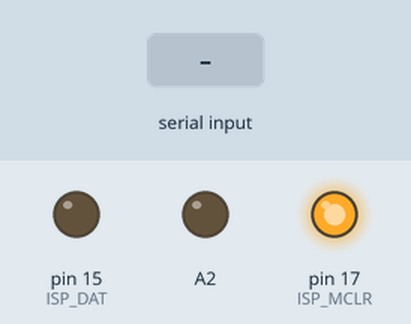
Bench run of a sketch on a simulated Arduino Uno, built with avr-gcc and run on an emulated ATmega328P. Shown: output pins drawn as LEDs (lit = HIGH). The inputs (shaded band) are chosen by the test bench. Pins used as bus, display or sensor lines are not drawn; what the sketch prints to the serial monitor is not drawn.

Above: at 1.7 s.
1.8 s: "1" received over Serial
At 3.4 s:
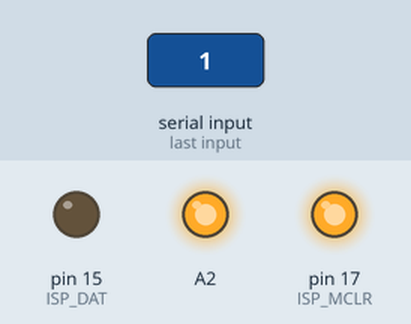
4.0 s: "w" received over Serial
At 4.7 s:
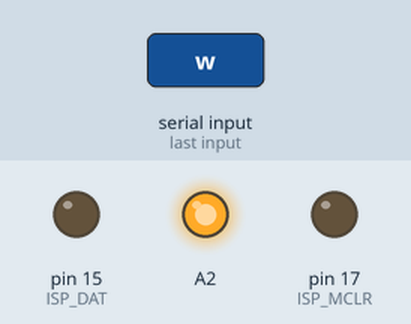
Timing chart, 0 to 7.0 s (numbered marks = the images above; inputs shaded):
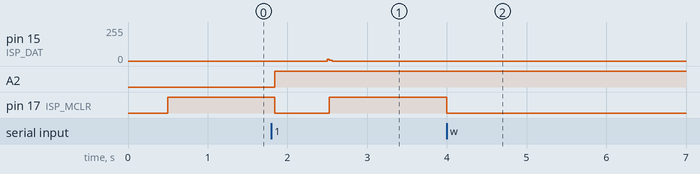

The sketch:

arduino_pic_programmer.ino
```cpp
#define ISP_PORT  PORTC
#define ISP_DDR   DDRC
#define ISP_PIN   PINC
#define ISP_MCLR  3
#define ISP_DAT   1
#define ISP_CLK   0

#define  ISP_MCLR_1 ISP_PORT |= (1<<ISP_MCLR);
#define  ISP_MCLR_0 ISP_PORT &= ~(1<<ISP_MCLR);
#define  ISP_MCLR_D_I ISP_DDR &= ~(1<<ISP_MCLR);
#define  ISP_MCLR_D_0 ISP_DDR |= (1<<ISP_MCLR);

#define  ISP_DAT_1 ISP_PORT |= (1<<ISP_DAT);
#define  ISP_DAT_0 ISP_PORT &= ~(1<<ISP_DAT);
#define  ISP_DAT_V (ISP_PIN&(1<<ISP_DAT))
#define  ISP_DAT_D_I ISP_DDR &= ~(1<<ISP_DAT);
#define  ISP_DAT_D_0 ISP_DDR |= (1<<ISP_DAT);

#define  ISP_CLK_1 ISP_PORT |= (1<<ISP_CLK);
#define  ISP_CLK_0 ISP_PORT &= ~(1<<ISP_CLK);
#define  ISP_CLK_D_I ISP_DDR &= ~(1<<ISP_CLK);
#define  ISP_CLK_D_0 ISP_DDR |= (1<<ISP_CLK);


#define  ISP_CLK_DELAY  5


void isp_send (unsigned int data, unsigned char n);

void isp_send (unsigned int data, unsigned char n)
{
unsigned char i;
ISP_DAT_D_0
//_delay_us(3*ISP_CLK_DELAY);
for (i=0;i<n;i++)
  {
  if (data&0x01)
    {
    ISP_DAT_1
    }
  else
    {
    ISP_DAT_0
    }
  _delay_us(ISP_CLK_DELAY);
  ISP_CLK_1
//  _delay_us(ISP_CLK_DELAY);
  data = data >> 1;
  ISP_CLK_0
  ISP_DAT_0
//  _delay_us(ISP_CLK_DELAY);
  }
  delayMicroseconds(1);
}


unsigned int isp_read_16 (void)
{
unsigned char i;
unsigned int out;
out = 0;
ISP_DAT_D_I
//_delay_us(3*ISP_CLK_DELAY);
for (i=0;i<16;i++)
  {
  ISP_CLK_1
  _delay_us(ISP_CLK_DELAY);
  ISP_CLK_0
  _delay_us(ISP_CLK_DELAY);
  out = out >> 1;
  if (ISP_DAT_V)
    out = out | 0x8000;
  }
  delayMicroseconds(1);
 return out;
}

unsigned int isp_read_14s (void)
{
unsigned char i;
unsigned int out;
out = isp_read_16();
out = out &0x7FFE;
out = out >> 1;
return out;
}

void isp_read_pgm (unsigned int * data, unsigned char n)
{
unsigned char i;
//_delay_us(3*ISP_CLK_DELAY);
for (i=0;i<n;i++)
  {
  isp_send(0x04,6);
  data[i] = isp_read_14s();
  isp_send(0x06,6);
  }
}

void enter_prog_mode(){
  delayMicroseconds(100);
  ISP_MCLR_0
  delayMicroseconds(100);
  digitalWrite(A2, 1);
  delayMicroseconds(1000);
}

void leave_prog_mode(){
  delayMicroseconds(100);
   digitalWrite(A2, 0);
  delayMicroseconds(100);
  ISP_MCLR_1
  delayMicroseconds(100);
}

void setup() {
  // put your setup code here, to run once:
  Serial.begin(57600);
  delay(500);

  ISP_CLK_D_0
  ISP_DAT_D_0
  ISP_DAT_0
  ISP_CLK_0
  ISP_MCLR_D_0
  ISP_MCLR_1
  DDRC |= (1<<2);
  digitalWrite(A2, 0);
}

void loop() {
  // put your main code here, to run repeatedly:
  /*Serial.println("Send something");
  while(!Serial.available());
  Serial.read();*/

while(!Serial.available());
char op = Serial.read();


leave_prog_mode();
enter_prog_mode();

if(op=='w'){

//erase PGM
isp_send(0x02, 6);
isp_send(0xFFFF, 16);

isp_send(0x09, 6);
delayMicroseconds(7000);

}

  leave_prog_mode();
  enter_prog_mode();

if(op == 'w'){
//write PGM
for(int i=0; i<128; i++){
  for(int i=0; i<16; i++){
    unsigned int d = 0;
    unsigned int c;
    while(!Serial.available()); c = Serial.read(); d = c;
    while(!Serial.available()); c = Serial.read(); d |= c<<8;
    isp_send(0x02, 6);
    isp_send(d<<1, 16);
    isp_send(0x08,6);
  delayMicroseconds(4000);
      isp_send(0x06,6);
    Serial.write(0);
  }
}

}

  leave_prog_mode();
  enter_prog_mode();

//read PGM
for(int i=0; i<128; i++){

  unsigned int datab[16];
  isp_read_pgm(datab, 16);
  for(int i=0; i<16; i++){
    Serial.write(datab[i]&0xFF);
    Serial.write((datab[i]>>8)&0xFF);
    //Serial.print(datab[i], HEX);
    //Serial.print(" ");
  }
  //Serial.println();
}


  leave_prog_mode();
  enter_prog_mode();


if(op=='w'){

  //write CFG
isp_send(0x00, 6);
isp_send(0xFFFF, 16);

  isp_send(0x06,6);
  isp_send(0x06,6);
  isp_send(0x06,6);
  isp_send(0x06,6);
  isp_send(0x06,6);
  isp_send(0x06,6);
  isp_send(0x06,6);//7 skips
  unsigned int d = 0x0000;
  unsigned int c;
  while(!Serial.available()); c = Serial.read(); d = c;
  while(!Serial.available()); c = Serial.read(); d |= c<<8;
  isp_send(0x02, 6);
  isp_send(d<<1, 16);

  isp_send(0x08,6);

delayMicroseconds(7000);

}

  leave_prog_mode();
  enter_prog_mode();
//read cfg
isp_send(0x00, 6);
isp_send(0x0000, 16);
//Serial.println("\n");
  unsigned int datab[16];
  isp_read_pgm(datab, 16);
  for(int i=0; i<8; i++){
    Serial.write(datab[i]&0xFF);
    Serial.write((datab[i]>>8)&0xFF);
    //Serial.print(datab[i], HEX);
    //Serial.print(" ");
  }
  //Serial.println();

  leave_prog_mode();


  digitalWrite(A2, 1);//power on

}
```

Measured:
- after the input at 1.8 s, pin 15 (ISP_DAT): 0/255 → 15/255 after 0.70 s, → 5/255 0.02 s later, → 0/255 0.04 s later; A2: LOW → HIGH at once; pin 17 (ISP_MCLR): HIGH → LOW at once, → HIGH 0.68 s later
- after the input at 4.0 s, pin 17 (ISP_MCLR): HIGH → LOW at once
